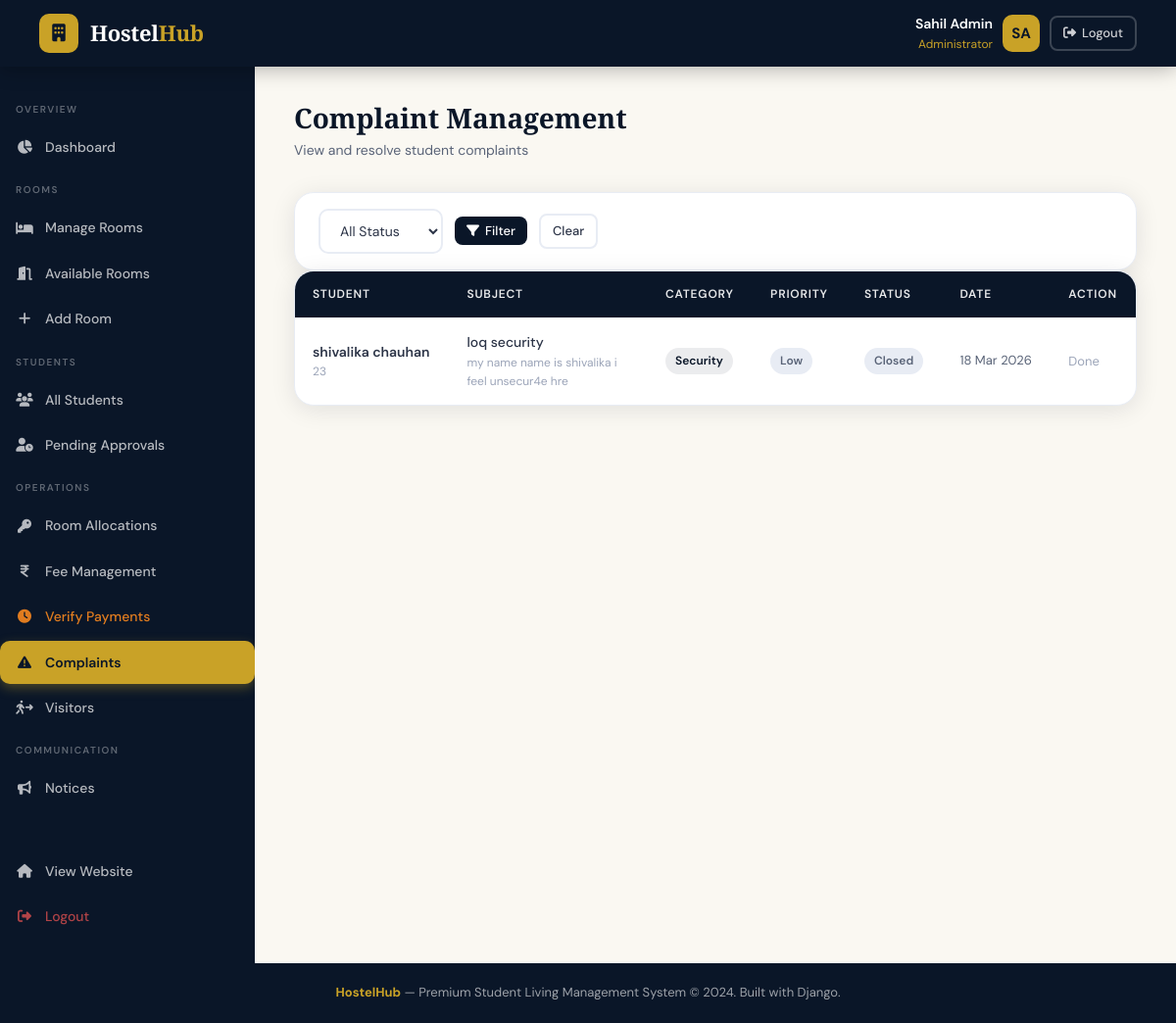
Page /admin-panel/complaints/ (signed in) on the committed database.
### hostel_app/models.py (models this page shows, shortened)
class Complaint(models.Model):
    CATEGORY_CHOICES = [
        ('maintenance', 'Maintenance'),
        ('cleanliness', 'Cleanliness'),
        ('security', 'Security'),
        ('food', 'Food'),
        ('electricity', 'Electricity'),
        ('plumbing', 'Plumbing'),
        ('other', 'Other'),
    ]
    STATUS_CHOICES = [
        ('open', 'Open'),
        ('in_progress', 'In Progress'),
        ('resolved', 'Resolved'),
        ('closed', 'Closed'),
    ]
    PRIORITY_CHOICES = [('low', 'Low'), ('medium', 'Medium'), ('high', 'High'), ('urgent', 'Urgent')]
    student = models.ForeignKey(StudentProfile, on_delete=models.CASCADE, related_name='complaints')
    category = models.CharField(max_length=20, choices=CATEGORY_CHOICES)
    priority = models.CharField(max_length=10, choices=PRIORITY_CHOICES, default='medium')
    subject = models.CharField(max_length=200)
    description = models.TextField()
    status = models.CharField(max_length=15, choices=STATUS_CHOICES, default='open')
    resolution_notes = models.TextField(blank=True)
    resolved_by = models.ForeignKey(User, on_delete=models.SET_NULL, null=True, blank=True)
    resolved_at = models.DateTimeField(null=True, blank=True)
    created_at = models.DateTimeField(auto_now_add=True)
    updated_at = models.DateTimeField(auto_now=True)
    class Meta:
        ordering = ['-created_at']

class StudentProfile(models.Model):
    GENDER_CHOICES = [('M', 'Male'), ('F', 'Female'), ('O', 'Other')]
    STATUS_CHOICES = [('active', 'Active'), ('inactive', 'Inactive'), ('pending', 'Pending')]
    user = models.OneToOneField(User, on_delete=models.CASCADE, related_name='profile')
    roll_number = models.CharField(max_length=20, unique=True)
    phone = models.CharField(max_length=15)
    gender = models.CharField(max_length=1, choices=GENDER_CHOICES)
    date_of_birth = models.DateField(null=True, blank=True)
    address = models.TextField(blank=True)
    course = models.CharField(max_length=100, blank=True)
    year_of_study = models.IntegerField(default=1)
    guardian_name = models.CharField(max_length=100, blank=True)
    guardian_phone = models.CharField(max_length=15, blank=True)
    status = models.CharField(max_length=10, choices=STATUS_CHOICES, default='pending')
    profile_photo = models.ImageField(upload_to='profiles/', null=True, blank=True)
    created_at = models.DateTimeField(auto_now_add=True)

### hostel_app/views.py (the view)
# urls.py: path('admin-panel/complaints/', views.manage_complaints, name='manage_complaints'),
@login_required
@user_passes_test(is_admin)
def manage_complaints(request):
    complaints = Complaint.objects.select_related('student__user').order_by('-created_at')
    status_filter = request.GET.get('status', '')
    if status_filter:
        complaints = complaints.filter(status=status_filter)
    return render(request, 'hostel_app/admin/complaints.html', {
        'complaints': complaints,
        'status_filter': status_filter,
    })

### hostel_app/views.py (called while the page is built)
def is_admin(user):
    return user.is_staff or user.is_superuser

### hostel_app/templates/hostel_app/admin/complaints.html (shortened to what this page needs)
{% extends 'hostel_app/admin/base_admin.html' %}
{% block admin_content %}
<div class="page-header fade-in">
    <div>
        <div class="page-title">Complaint Management</div>
        <div class="page-subtitle">View and resolve student complaints</div>
    </div>
</div>
<div class="card mb-20 fade-in fade-in-delay-1">
    <div class="card-body" style="padding:16px 24px;">
        <form method="get" style="display:flex;gap:12px;flex-wrap:wrap;align-items:center;">
            <select name="status" class="form-control" style="width:auto;">
                <option value="">All Status</option>
            </select>
            <button type="submit" class="btn btn-primary btn-sm"><i class="fa-solid fa-filter"></i> Filter</button>
            <a href="{% url 'manage_complaints' %}" class="btn btn-outline btn-sm">Clear</a>
        </form>
    </div>
</div>
<div class="card fade-in fade-in-delay-2">
    <div class="table-wrapper">
        <table>
            <thead>
                <tr><th>Student</th><th>Subject</th><th>Category</th><th>Priority</th><th>Status</th><th>Date</th><th>Action</th></tr>
            </thead>
            <tbody>
                {% for c in complaints %}
                <tr>
                    <td>
                        <div style="font-weight:600;font-size:14px;">{{ c.student.user.get_full_name }}</div>
                        <div style="font-size:12px;color:var(--gray-400);">{{ c.student.roll_number }}</div>
                    </td>
                    <td style="max-width:200px;">
                        <div style="font-size:14px;font-weight:500;">{{ c.subject|truncatechars:40 }}</div>
                        <div style="font-size:12px;color:var(--gray-400);">{{ c.description|truncatechars:50 }}</div>
                    </td>
                    <td><span class="badge badge-navy">{{ c.get_category_display }}</span></td>
                    <td>
                        <span class="badge {% if c.priority == 'urgent' %}badge-danger{% elif c.priority == 'high' %}badge-warning{% elif c.priority == 'medium' %}badge-info{% else %}badge-gray{% endif %}">
                            {{ c.get_priority_display }}
                        </span>
                    </td>
                    <td>
                        <span class="badge {% if c.status == 'open' %}badge-danger{% elif c.status == 'in_progress' %}badge-warning{% elif c.status == 'resolved' %}badge-success{% else %}badge-gray{% endif %}">
                            {{ c.get_status_display }}
                        </span>
                    </td>
                    <td style="font-size:13px;color:var(--gray-600);">{{ c.created_at|date:"d M Y" }}</td>
                    <td>
                        {% if c.status != 'closed' and c.status != 'resolved' %}
                        <a href="{% url 'resolve_complaint' c.pk %}" class="btn btn-success btn-sm">
                            <i class="fa-solid fa-check"></i> Resolve
                        </a>
                        {% else %}
                        <span style="font-size:13px;color:var(--gray-400);">Done</span>
                        {% endif %}
                    </td>
                </tr>
                {% endfor %}
            </tbody>
        </table>
    </div>
</div>
{% endblock %}

### hostel_app/templates/hostel_app/base.html (shortened to what this page needs)
<!DOCTYPE html>
<html lang="en">
<head>
    <link rel="stylesheet" href="https://cdnjs.cloudflare.com/ajax/libs/font-awesome/6.5.0/css/all.min.css">
</head>
<body>
<nav class="navbar">
    <a href="{% url 'home' %}" class="navbar-brand">
        <div class="brand-icon"><i class="fa-solid fa-building"></i></div>
        <span class="brand-text">Hostel<span>Hub</span></span>
    </a>
    {% if user.is_authenticated %}
        <div class="user-menu">
            <div class="user-info">
                <div class="user-name">{{ user.get_full_name|default:user.username }}</div>
                <div class="user-role">{% if user.is_staff %}Administrator{% else %}Student{% endif %}</div>
            </div>
            <div class="avatar">{{ user.first_name|first|upper }}{{ user.last_name|first|upper }}</div>
            <a href="{% url 'logout' %}" class="btn btn-outline btn-sm" style="border-color:rgba(255,255,255,0.2);color:rgba(255,255,255,0.8);">
                <i class="fa-solid fa-right-from-bracket"></i> Logout
            </a>
        </div>
    {% else %}
        <div class="navbar-actions">
            <a href="{% url 'login' %}" class="btn btn-outline btn-sm" style="border-color:rgba(255,255,255,0.25);color:rgba(255,255,255,0.8);">Login</a>
            <a href="{% url 'register' %}" class="btn btn-gold btn-sm">Register</a>
        </div>
    {% endif %}
</nav>
{% block body %}{% endblock %}
<footer>
    <strong>HostelHub</strong> — Premium Student Living Management System &copy; 2024. Built with Django.
</footer>
</body>
</html>

### hostel_app/templates/hostel_app/base.html (style rules this page uses)
:root { --navy: #0a1628; --navy-mid: #122040; --navy-light: #1a2f55; --gold: #c9a227; --gold-light: #e8c84a; --gold-pale: #f5e6a3; --cream: #faf8f2; --white: #ffffff; --gray-100: #f4f6fa; --gray-200: #e8ecf4; --gray-400: #9ba4b8; --gray-600: #5a6478; --gray-800: #2d3548; --success: #1a9e6e; --danger: #d94f4f; --warning: #e07c1f; --info: #2272c3; --radius: 12px; --radius-lg: 20px; --shadow: 0 4px 24px rgba(10,22,40,0.10); --shadow-lg: 0 8px 40px rgba(10,22,40,0.18); --transition: all 0.28s cubic-bezier(0.4,0,0.2,1); }
* { margin: 0; padding: 0; box-sizing: border-box; }
body { font-family: 'DM Sans', sans-serif; background: var(--cream); color: var(--gray-800); min-height: 100vh; font-size: 15px; line-height: 1.6; }
.navbar { background: var(--navy); padding: 0 40px; display: flex; align-items: center; justify-content: space-between; height: 68px; position: sticky; top: 0; z-index: 1000; box-shadow: 0 2px 20px rgba(0,0,0,0.3); }
.navbar-brand { display: flex; align-items: center; gap: 12px; text-decoration: none; }
.brand-icon { width: 40px; height: 40px; background: var(--gold); border-radius: 10px; display: flex; align-items: center; justify-content: center; font-size: 18px; color: var(--navy); }
.brand-text { font-family: 'Playfair Display', serif; font-size: 22px; font-weight: 800; color: var(--white); letter-spacing: -0.3px; }
.brand-text span { color: var(--gold); }
.page-header { display: flex; align-items: flex-start; justify-content: space-between; margin-bottom: 32px; gap: 16px; }
.page-title { font-family: 'Playfair Display', serif; font-size: 28px; font-weight: 700; color: var(--navy); line-height: 1.2; }
.page-subtitle { color: var(--gray-600); font-size: 14px; margin-top: 4px; }
.card { background: var(--white); border-radius: var(--radius-lg); box-shadow: var(--shadow); border: 1px solid var(--gray-200); overflow: hidden; }
.card-body { padding: 24px; }
.btn { display: inline-flex; align-items: center; gap: 8px; padding: 10px 20px; border-radius: 10px; font-size: 14px; font-weight: 500; cursor: pointer; border: none; text-decoration: none; transition: var(--transition); font-family: 'DM Sans', sans-serif; }
.btn-primary { background: var(--navy); color: var(--white); }
.btn-outline { background: transparent; border: 2px solid var(--gray-200); color: var(--gray-800); }
.btn-sm { padding: 6px 12px; font-size: 13px; border-radius: 8px; gap: 6px; }
.form-control { width: 100%; padding: 11px 16px; border: 2px solid var(--gray-200); border-radius: 10px; font-size: 14px; font-family: 'DM Sans', sans-serif; color: var(--gray-800); background: var(--white); transition: var(--transition); outline: none; }
.table-wrapper { overflow-x: auto; border-radius: var(--radius); }
table { width: 100%; border-collapse: collapse; }
thead th { background: var(--navy); color: rgba(255,255,255,0.9); padding: 14px 18px; font-size: 12px; font-weight: 600; letter-spacing: 0.8px; text-transform: uppercase; text-align: left; }
thead th:first-child { border-radius: 0; }
tbody tr { border-bottom: 1px solid var(--gray-200); transition: var(--transition); }
tbody tr:last-child { border-bottom: none; }
tbody td { padding: 14px 18px; font-size: 14px; color: var(--gray-800); }
.badge { display: inline-flex; align-items: center; gap: 5px; padding: 4px 10px; border-radius: 99px; font-size: 12px; font-weight: 600; }
.badge-navy { background: rgba(10,22,40,0.08); color: var(--navy); }
.badge-gray { background: var(--gray-200); color: var(--gray-600); }
.avatar { width: 38px; height: 38px; background: var(--gold); border-radius: 10px; display: flex; align-items: center; justify-content: center; font-weight: 700; color: var(--navy); font-size: 15px; }
.user-menu { display: flex; align-items: center; gap: 10px; cursor: pointer; }
.user-info { text-align: right; }
.user-name { font-size: 14px; font-weight: 600; color: var(--white); }
.user-role { font-size: 12px; color: var(--gold); }
footer { background: var(--navy); color: rgba(255,255,255,0.6); text-align: center; padding: 20px; font-size: 13px; margin-top: auto; }
footer strong { color: var(--gold); }
.fade-in { animation: fadeInUp 0.4s ease both; }
.fade-in-delay-1 { animation-delay: 0.1s; }
.fade-in-delay-2 { animation-delay: 0.2s; }

### rows in the picture
Complaint: student.user.get_full_name "shivalika chauhan", student.roll_number "23", subject "loq security", description "my name name is shivalika i feel unsecur4e hre", category "Security", priority "Low", status "Closed", created_at "18 Mar 2026", shows "Done"

### other values in the picture
{{ user.get_full_name|default:user.username }} "Sahil Admin"
{{ user.first_name|first|upper }} "S"
{{ user.last_name|first|upper }} "A"
